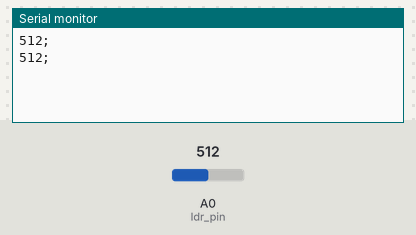
Simulated run of this sketch. Board: Arduino Uno, built with avr-gcc and run on an emulated ATmega328P. On the bench: the last lines printed to the serial monitor. The test bench sets the inputs (shaded band); at power-on: A0 (ldr_pin) = 512.

Above: at 2.8 s.
2.9 s: A0 (ldr_pin) set to 716
At 5.2 s:
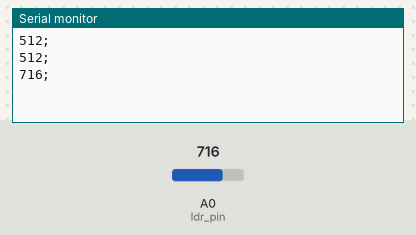
5.6 s: A0 (ldr_pin) set to 900
At 6.8 s:
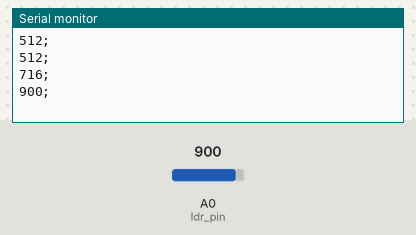
Timing chart, 0 to 8.6 s (numbered marks = the images above; inputs shaded):
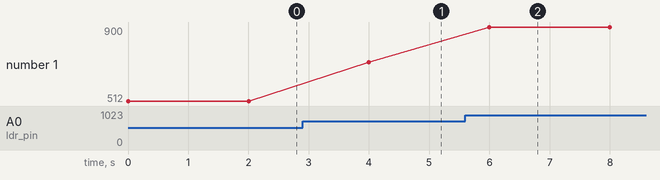

The sketch:

codigo_sensorldr.ino
```cpp
int ldr_pin = A0, leitura_ldr = 0;

void setup() {
  Serial.begin(9600);
}

void loop() {
  leitura_ldr = analogRead(ldr_pin);
  Serial.print(leitura_ldr);
  Serial.println(";");
  delay(2000);
}
```

Measured:
- after the input at 2.9 s, the serial monitor: prints a new line after 1.1 s (image 1)
- after the input at 5.6 s, the serial monitor: prints a new line after 0.40 s (image 2)
- plotted number 1: 512 → 716 after the input at 2.9 s, 716 → 900 after the input at 5.6 s
